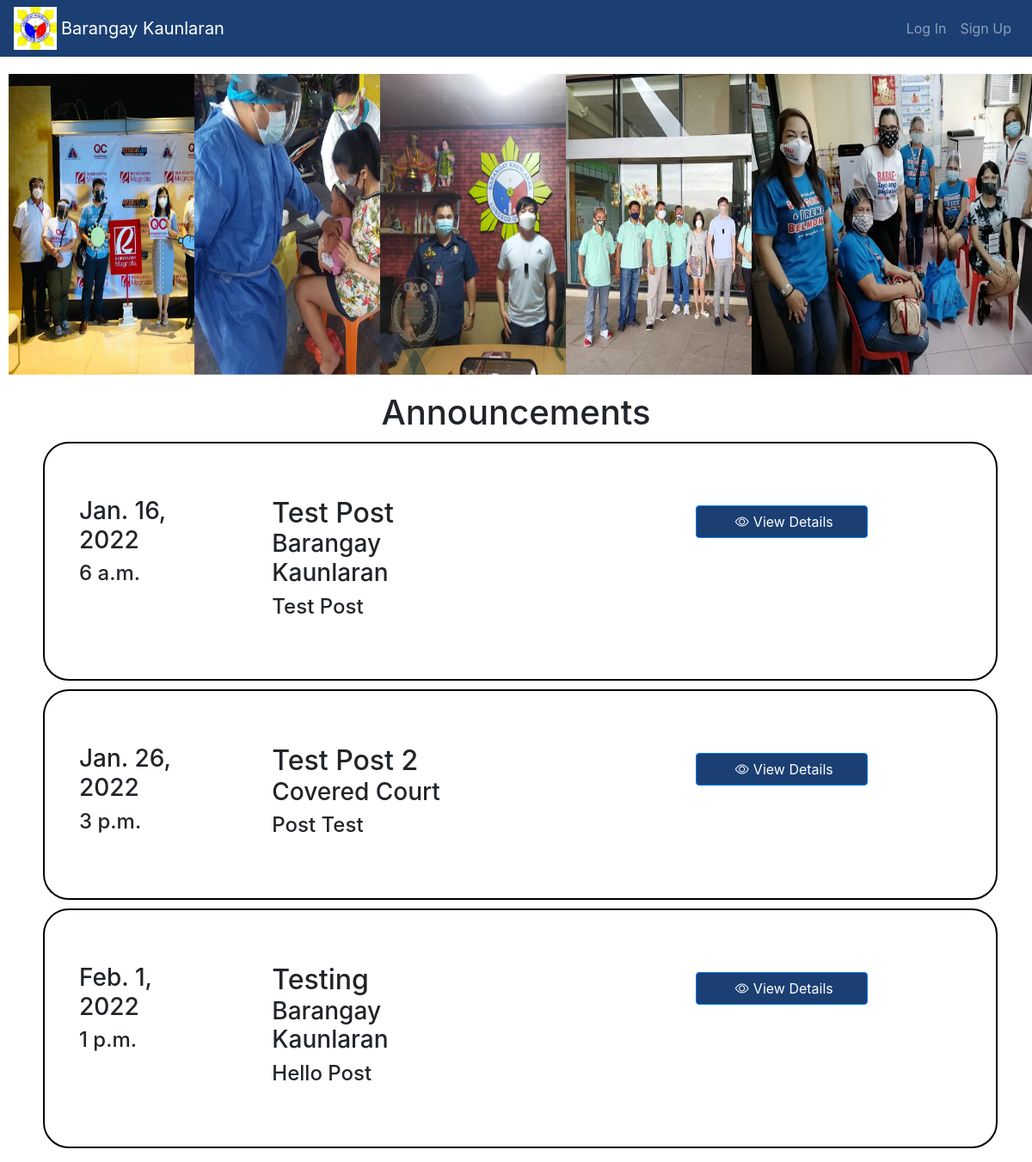
Page /staff/events/postlist/ on the committed database.
### post/models.py (models this page shows, shortened)
class PostEvent(models.Model):
    title = models.CharField(max_length=255)
    Place = models.CharField(max_length=255)
    postingDate = models.DateField(auto_now_add=True)
    Date = models.DateField()
    Time = models.TimeField()
    body = models.TextField()

### post/views.py (the view)
# urls.py: path('postlist/',views.postListView.as_view(),name ="postList"),
class postListView(ListView):
    model = PostEvent
    template_name = 'postList.html'

### post/templates/postList.html
{% extends "base.html"%}
{% load static %}
{% block content %}
<div class="container-img">
  <div class="row-img">
    <div class="column">
      <img src="{%static 'BrgySystem_WebBased/images/ResbakunaImage.jpg'%}" width="350px" height="350px" onclick="openModal();currentSlide(1)" class="hover-shadow">
    </div>
    <div class="column">
      <img src="{%static 'BrgySystem_WebBased/images/SampleImage.jpg'%}" width="350px" height="350px"  onclick="openModal();currentSlide(2)" class="hover-shadow">
    </div>
    <div class="column">
      <img src="{%static 'BrgySystem_WebBased/images/brgyofficials2_image.jpg'%}" width="350px" height="350px" onclick="openModal();currentSlide(3)" class="hover-shadow">
    </div>
    <div class="column">
      <img src="{%static 'BrgySystem_WebBased/images/brgyofficials3_image.jpg'%}"  width="350px" height="350px" onclick="openModal();currentSlide(4)" class="hover-shadow">
    </div>
    <div class="column">
      <img src="{%static 'BrgySystem_WebBased/images/brgyofficials_image.jpg'%}"  width="350px" height="350px" onclick="openModal();currentSlide(4)" class="hover-shadow">
    </div>
  </div>
</div>
<div class="container-list">
  <h1 style="text-align:center">Announcements</h1>
        <ul>
          {%for post in object_list%}
          <li class="list-group-item" style="border: 2px solid black; border-radius: 30px; margin: 10px">
          <div class="container-list">
            <div class="row" style="margin: 30px 80px; padding: 20px 50px">
                <div class="col-md-2" style="margin: 0px -110px; padding: 0">
                    <h3>{{post.Date}}</h3>
                    <h4>{{post.Time}}</h4>
                </div>
                <div class="col-md-6" style="padding: 0 100; margin: 0 100">
                <h2 style="padding: 0; margin: 0">{{post.title}}</h2>
                <h3>{{post.Place}}</h3>
                <h4>{{post.body}}</h4>
                </div>
                <div class="col-md-4" style="padding: 10 90; margin: 0;">
                    <a href="{%url 'Post:UserDetail' post.pk%}" class="btn btn-primary" style="background-color: #1B3F73;width: 200"><i class="bi bi-eye" style="padding: 5px"></i>View Details</a>
                </div>
            </div>
          </div>
          </li>
          {%endfor%}
        </ul>
    </div>
{% endblock %}

### templates/base.html (shortened to what this page needs)
{% load static %}
<html lang="en" dir="ltr">
  <head>
    <link rel="stylesheet" href="{%static 'BrgySystem_WebBased/css/style.css'%}">
    <link rel="stylesheet" href="https://cdn.jsdelivr.net/npm/bootstrap-icons@1.7.2/font/bootstrap-icons.css">
    <link rel="stylesheet" href="https://cdn.jsdelivr.net/npm/bootstrap@4.6.1/dist/css/bootstrap.min.css">
  </head>
  <body>
    <nav class="navbar navbar-expand-lg navbar-dark">
      <img src="{%static 'BrgySystem_WebBased/images/logo.jpg'%}" width="50" height="50" class="d-inline-block align-top" alt="">
      <a class="navbar-brand" href="{% url 'home' %}"> Barangay Kaunlaran</a>
    <div class="collapse navbar-collapse" id="navbarNav">
    <ul class="navbar-nav ml-auto">
      {% if user.is_authenticated %}
      <li class="nav-item">
        <a class="nav-link" href="{%url 'Post:postList'%}">Announcements</a>
      </li>
      <li class="nav-item">
        <a class="nav-link" href="{%url 'documentRequest:docReqview'%}">Request A Document</a>
      </li>
      <li class="nav-item">
        <a class="nav-link" href="{%url 'about'%}">About Us</a>
      </li>
      <li class="nav-item">
        <a class="nav-link" href="{% url 'Accounts:logout'%}">Logout</a>
      </li>
      {% else %}
      <li class="nav-item">
        <a class="nav-link" href="{% url 'Accounts:login'%}">Log In</a>
      </li>
      <li class="nav-item">
        <a class="nav-link" href="{% url 'Accounts:signup'%}">Sign Up</a>
      </li>
      {% endif %}
    </ul>
  </div>
  </nav>
    <div>
      {% block content%}
      {% endblock %}
    </div>
  </body>
</html>

### static/BrgySystem_WebBased/css/style.css (style rules this page uses)
.navbar { background-color: #1B3F73; }
.navbar-brand { margin-left: 5px; }
.container-list ul { margin-right:30; }
h2 { margin-top: 20px; padding-left: 25px; }
h3 { margin-top: 50px; }
.row-img > .column { padding: 20px 10px; }
.column { float: left; width: 18%; }

### rows in the picture
PostEvent: Date "Jan. 16, 2022", Time "6 a.m.", title "Test Post", Place "Barangay Kaunlaran", body "Test Post"
PostEvent: Date "Jan. 26, 2022", Time "3 p.m.", title "Test Post 2", Place "Covered Court", body "Post Test"
PostEvent: Date "Feb. 1, 2022", Time "1 p.m.", title "Testing", Place "Barangay Kaunlaran", body "Hello Post"
